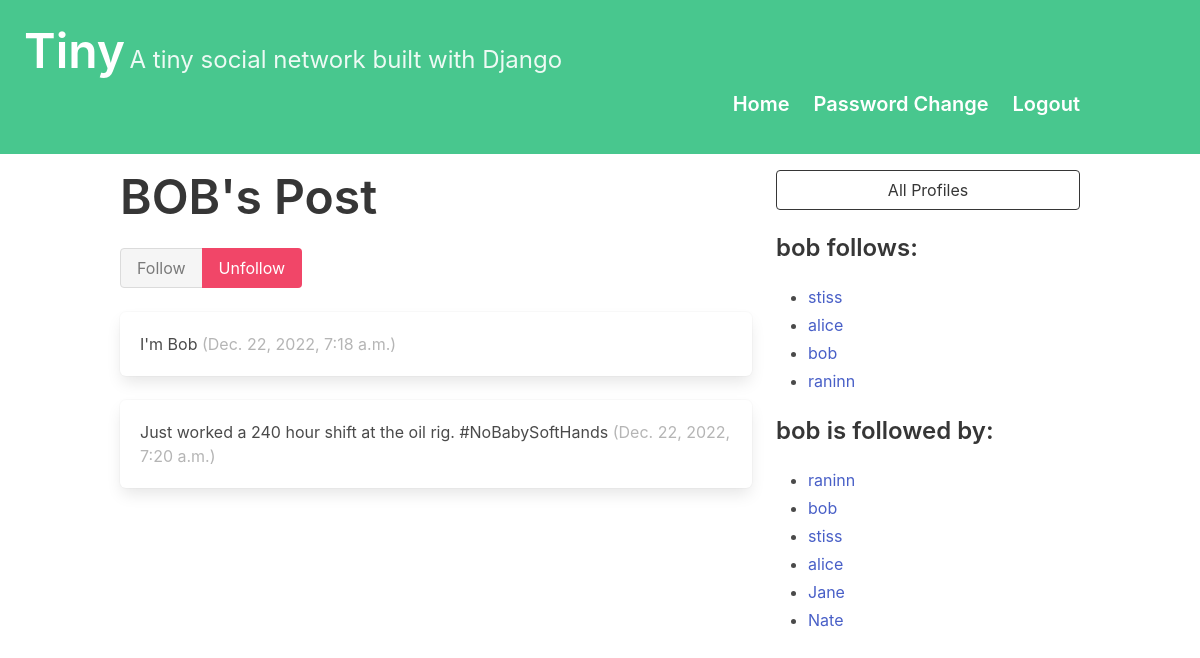
Page /profile/3 (signed in) on the committed database.
### dwitter/models.py (models this page shows, shortened)
class Profile(models.Model):
    user = models.OneToOneField(User, on_delete=models.CASCADE)
    follows = models.ManyToManyField(
        "self",
        related_name="followed_by",
        symmetrical=False,
        blank=True
    )
    def __str__(self):
        return self.user.username

class Dweet(models.Model):
    user = models.ForeignKey(User,
                             related_name="dweets",
                             on_delete=models.DO_NOTHING)
    body = models.CharField(max_length=140)
    created_at = models.DateTimeField(auto_now_add=True)

### dwitter/views.py (the view, shortened to what this page needs)
# urls.py: path("profile/<int:pk>", profile, name="profile"),
def profile(request, pk):
    if not hasattr(request.user, 'profile'):
        missing_profile = Profile(user=request.user)
        missing_profile.save()
    profile = Profile.objects.get(pk=pk)
    return render(request, "dwitter/profile.html", {"profile": profile})

### dwitter/templates/dwitter/profile.html (shortened to what this page needs)
{% extends 'base.html' %}
{% block content %}
<div class="column">
    <div class="block">
    <h1 class="title is-1">
        {{profile.user.username|upper}}'s Post
    </h1>
    <form method="post">
        <div class="buttons has-addons">
        {% if profile in user.profile.follows.all %}
            <button class="button is-success is-static">
                Follow
            </button>
            <button class="button is-danger"
                    name="follow"
                    value="unfollow">
                Unfollow
            </button>
        {% endif %}
        </div>
    </form>
    </div>
    <div class="content">
        {% for dweet in profile.user.dweets.all %}
            <div class="box">
                {{ dweet.body }}
                <span class="is-small has-text-grey-light">
                    ({{ dweet.created_at }})
                </span>
            </div>
        {% endfor %}
    </div>
</div>
<div class="column is-one-third">
    <div class="block">
        <a href="{% url 'dwitter:profile_list' %}">
            <button class="button is-dark is-outlined is-fullwidth">
                All Profiles
            </button>
        </a>
    </div>
    <div class="block">
        <h3 class="title is-4">
            {{profile.user.username}} follows:
        </h3>
        <div class="content">
            <ul>
            {% for following in profile.follows.all %}
                <li>
                    <a href="{% url 'dwitter:profile' following.id %}">
                        {{ following }}
                    </a>
                </li>
            {% endfor %}
            </ul>
        </div>
    </div>
    <div class="block">
        <h3 class="title is-4">
            {{profile.user.username}} is followed by:
        </h3>
        <div class="content">
            <ul>
            {% for follower in profile.followed_by.all %}
                <li>
                    <a href="{% url 'dwitter:profile' follower.id %}">
                        {{ follower }}
                    </a>
                </li>
            {% endfor %}
            </ul>
        </div>
    </div>
</div>
{% endblock content %}

### rows in the picture
Profile: user.username "BOB", user.username "bob"
Dweet: body "I'm Bob", created_at "Dec. 22, 2022, 7:18 a.m."
Dweet: body "Just worked a 240 hour shift at the oil rig. #NoBabySoftHands", created_at "Dec. 22, 2022, 7:20 a.m."
Profile: user.username "stiss"
Profile: user.username "alice"
Profile: user.username "raninn"
Profile: user.username "Jane"
Profile: user.username "Nate"
